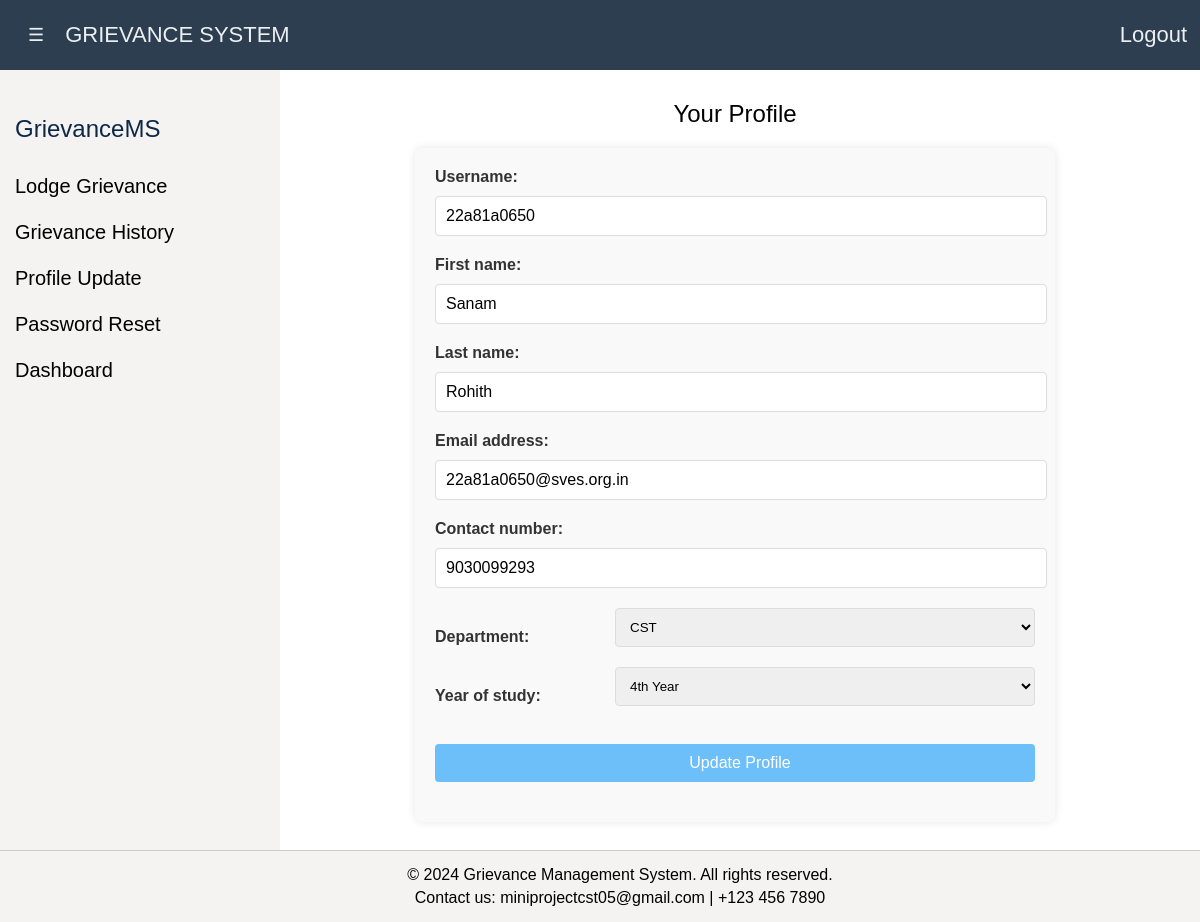
Page /profile/ (signed in) on the committed database.
### complaints/models.py (models this page shows, shortened)
class Profile(models.Model):
    user = models.OneToOneField(User, on_delete=models.CASCADE)
    role = models.CharField(max_length=20, choices=[('student', 'Student'), ('staff', 'Staff')])
    department = models.CharField(max_length=20, choices=[('cse', 'CSE'),('cst', 'CST'), ('ece', 'ECE'),('ect', 'ECT'), ('cai', 'CAI'),('aiml', 'AIML'),('mech', 'MECH'), ('civil', 'CIVIL'), ('eee', 'EEE'),('mba', 'MBA'),('diploma', 'Diploma')])
    contact_number = models.CharField(max_length=15)
    year_of_study = models.IntegerField(choices=[(1, '1'), (2, '2'), (3, '3'), (4, '4')], null=True, blank=True)  # Optional field for staff

### complaints/views.py (the view)
# urls.py: path('profile/',views.profile,name='profile'),
@never_cache
@login_required
def profile(request):
    if request.user.is_superuser:
        return render(request, 'complaints/profile2.html', {
            'user_form': None,
            'profile_form': None
        })
    if request.method == 'POST':
        user_form = UserProfileForm(request.POST, instance=request.user)
        profile_form = ProfileForm(request.POST, instance=request.user.profile)
        if user_form.is_valid() and profile_form.is_valid():
            user_form.save()
            profile = profile_form.save(commit=False)
            if profile_form.cleaned_data['year_of_study'] == '':
                profile.year_of_study = None
            profile.save()
            return redirect('dashboard')
    else:
        user_form = UserProfileForm(instance=request.user)
        profile_form = ProfileForm(instance=request.user.profile)
    return render(request, 'complaints/profile2.html', {
        'user_form': user_form,
        'profile_form': profile_form
    })

### complaints/forms.py
class UserProfileForm(forms.ModelForm):
    class Meta:
        model = User
        fields = ['first_name', 'last_name', 'email', 'username']
        widgets = {
            'username': forms.TextInput(attrs={'readonly': 'readonly'}),
        }

class ProfileForm(forms.ModelForm):
    year_of_study = forms.ChoiceField(
        choices=[('', 'Select Year'), ('1', '1st Year'), ('2', '2nd Year'), ('3', '3rd Year'), ('4', '4th Year')],
        required=False,  # Make it optional for staff
        widget=forms.Select(attrs={'placeholder': 'Year of Study'})
    )
    class Meta:
        model = Profile
        fields = ['contact_number', 'department', 'year_of_study']

### complaints/templates/complaints/profile2.html (shortened to what this page needs)
{% load static %}
<!DOCTYPE html>
<html lang="en">
<head>
    <link rel="stylesheet" href="{% static 'complaints/profile2.css' %}">
</head>
<body>
    <nav>
        <button class="toggle-btn" onclick="toggleSidebar()">☰</button>
        <span class="nav-title" id="siteTitle">GRIEVANCE SYSTEM</span>
        <div class="nav-links">
            <a href="{% url 'logout' %}">Logout</a>
        </div>
    </nav>
    <div class="sidebar" id="sidebar">
        <h2>GrievanceMS</h2>
        <ul>
            <li><a href="{% url 'lodge_complaint' %}">Lodge Grievance</a></li>
            <li><a href="{% url 'complaint_history' %}">Grievance History</a></li>
            <li><a href="{% url 'profile' %}">Profile Update</a></li>
            <li><a href="{% url 'password_reseted' %}">Password Reset</a></li>
            <li><a href="{% url 'dashboard' %}">Dashboard</a></li>
        </ul>
    </div>
    <main>
        <section>
            <h2>Your Profile</h2>
            <form id="profileForm" method="post">
                {{ user_form.username.label_tag }}
                {{ user_form.username }}
                {{ user_form.first_name.label_tag }}
                {{ user_form.first_name }}
                {{ user_form.last_name.label_tag }}
                {{ user_form.last_name }}
                {{ user_form.email.label_tag }}
                {{ user_form.email }}
                {{ profile_form.contact_number.label_tag }}
                {{ profile_form.contact_number }}
                <div class="form-group">
                    {{ profile_form.department.label_tag }}
                    {{ profile_form.department }}
                </div>
                <div class="form-group">
                    {{ profile_form.year_of_study.label_tag }}
                    {{ profile_form.year_of_study }}
                </div>
                <br>
                <button type="submit">Update Profile</button>
            </form>
        </section>
    </main>
    <div class="footer">
        <p>&copy; 2024 Grievance Management System. All rights reserved.</p>
        <p>Contact us: miniprojectcst05@gmail.com | +123 456 7890</p>
    </div>
</body>
</html>

### complaints/static/complaints/profile2.css (style rules this page uses)
body { font-family: Arial, sans-serif; background-color: white; margin: 0; padding: 0; display: flex; flex-direction: column; min-height: 100vh; padding-top: 60px; transition: margin-left 0.3s; }
nav { background-color: #2c3e50; color: #ecf0f1; padding: 22px; display: flex; align-items: center; position: fixed; top: 0; width: 100%; z-index: 1000; }
.nav-title { margin-right: auto; font-size: 22px; }
nav .nav-links { margin-right: 20px; display: flex; gap: 20px; }
nav a { color: #ecf0f1; font-size: 22px; text-decoration: none; margin: 0 15px; }
.sidebar { width: 250px; background-color: #f5f2f2; padding: 15px; position: fixed; height: 100%; top: 60px; left: 0; transition: width 0.3s; overflow-x: hidden; }
.sidebar h2 { font-size: 24px; padding-top: 20px; margin-bottom: 30px; font-weight: 500; color: #0c2845; }
.sidebar ul { list-style: none; padding-left: 0px; }
.sidebar ul li { margin: 20px 0; font-size: 22px; }
.sidebar ul li a { text-decoration: none; color: black; font-size: 20px; }
main { margin-left: 270px; padding: 20px; }
main section { margin-bottom: 80px; }
main section h2 { font-size: 24px; text-align: center; margin-bottom: 20px; font-weight: 100; }
form { background-color: #f9f9f9; padding: 20px; border-radius: 8px; box-shadow: 0 0 10px rgba(0, 0, 0, 0.1); max-width: 600px; margin: 0 auto; }
form label { display: block; margin-bottom: 10px; font-weight: bold; color: #333; }
form input, form textarea, form button { width: 100%; padding: 10px; padding-right: 0px; margin-bottom: 20px; border: 1px solid #ddd; border-radius: 4px; font-size: 16px; }
form button { background-color: #6dbff9; color: #fff; border: none; cursor: pointer; transition: background-color 0.3s ease; }
.form-group { display: flex; flex-wrap: wrap; justify-content: space-between; align-items: center; }
.form-group label { width: 25%; text-align: left; margin-bottom: 0; font-size: 16px; }
.form-group input, .form-group select { width: 70%; padding: 10px; margin-bottom: 20px; border: 1px solid #ddd; border-radius: 4px; }
.footer { background-color: #f5f2f2; padding: 10px 20px; text-align: center; border-top: 1px solid #ccc; width: 100%; position: fixed; bottom: 0; z-index: 1000; }
.footer p { margin: 5px 0; }
.toggle-btn { background-color: #2c3e50; border: none; color: #ecf0f1; font-size: 18px; cursor: pointer; margin-right: 15px; }

### rows in the picture
Profile: contact_number "9030099293", department "CST", year_of_study "4th Year"

### other values in the picture
{{ user_form.username.label_tag }} "Username:"
{{ user_form.first_name.label_tag }} "First name:"
{{ user_form.last_name.label_tag }} "Last name:"
{{ user_form.email.label_tag }} "Email address:"
{{ profile_form.contact_number.label_tag }} "Contact number:"
{{ profile_form.department.label_tag }} "Department:"
{{ profile_form.year_of_study.label_tag }} "Year of study:"
